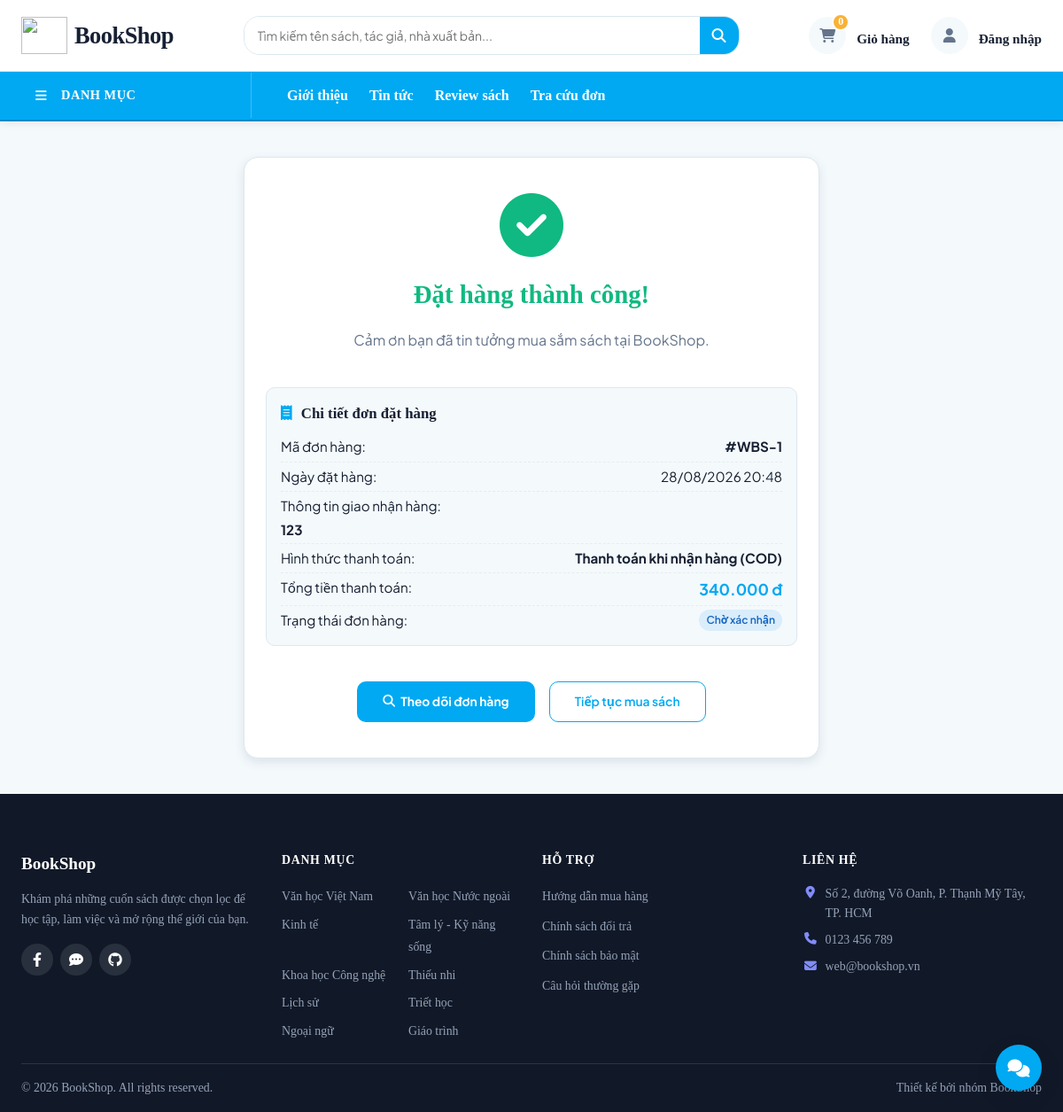
/cart/success.php?id=1, run on the app's committed database.
### tables this page shows
CREATE TABLE `payment` (
  `PaymentID` int(11) NOT NULL AUTO_INCREMENT,
  `OrderID` int(11) DEFAULT NULL,
  `PaymentMethod` varchar(50) NOT NULL,
  `PaymentStatus` enum('Pending','Completed','Failed','Refunded') DEFAULT 'Pending',
  `PaymentDate` datetime DEFAULT NULL,
  PRIMARY KEY (`PaymentID`),
  KEY `fk_payment_order` (`OrderID`),
  CONSTRAINT `fk_payment_order` FOREIGN KEY (`OrderID`) REFERENCES `order` (`OrderID`) ON DELETE CASCADE
);

CREATE TABLE `order` (
  `OrderID` int(11) NOT NULL AUTO_INCREMENT,
  `CustomerID` int(11) DEFAULT NULL,
  `EmployeeID` int(11) DEFAULT NULL,
  `VoucherID` int(11) DEFAULT NULL,
  `OrderDate` datetime DEFAULT current_timestamp(),
  `ShippingAddress` text NOT NULL,
  `OrderStatus` enum('Pending','Processing','Shipped','Delivered','Cancelled') DEFAULT 'Pending',
  `TotalAmount` decimal(15,2) NOT NULL,
  `Note` text DEFAULT NULL,
  PRIMARY KEY (`OrderID`),
  KEY `fk_order_user` (`CustomerID`),
  KEY `fk_order_voucher` (`VoucherID`),
  KEY `fk_order_employee` (`EmployeeID`),
  CONSTRAINT `fk_order_employee` FOREIGN KEY (`EmployeeID`) REFERENCES `user` (`CustomerID`) ON DELETE SET NULL,
  CONSTRAINT `fk_order_user` FOREIGN KEY (`CustomerID`) REFERENCES `user` (`CustomerID`) ON DELETE CASCADE,
  CONSTRAINT `fk_order_voucher` FOREIGN KEY (`VoucherID`) REFERENCES `voucher` (`VoucherID`) ON DELETE SET NULL
);

CREATE TABLE `category` (
  `CategoryID` int(11) NOT NULL AUTO_INCREMENT,
  `CategoryName` varchar(100) NOT NULL,
  `Description` text DEFAULT NULL,
  PRIMARY KEY (`CategoryID`)
);

### config/db.php (called while the page is built, shortened)
<?php
if (!function_exists('url')) {
    function url($path = '')
    {
        return '/BookShop/' . ltrim($path, '/');
    }
}
?>

### cart/success.php (the view, shortened to what this page needs)
<?php
require_once '../config/db.php';
$orderId = isset($_GET['id']) ? intval($_GET['id']) : 0;
$stmt = $conn->prepare("
    SELECT o.OrderID, o.OrderDate, o.ShippingAddress, o.TotalAmount, o.OrderStatus, p.PaymentMethod
    FROM `order` o
    LEFT JOIN `payment` p ON o.OrderID = p.OrderID
    WHERE o.OrderID = ?
");
$stmt->bind_param("i", $orderId);
$stmt->execute();
$result = $stmt->get_result();
$order = $result->fetch_assoc();
include '../includes/header.php';
?>
<main class="order-container">
    <div class="success-card">
        <i class="fa-solid fa-circle-check success-icon"></i>
        <h1 class="success-title">Đặt hàng thành công!</h1>
        <p class="success-info">Cảm ơn bạn đã tin tưởng mua sắm sách tại BookShop.</p>
        <div class="success-details">
            <h3 style="margin-top: 0; margin-bottom: 12px; color: var(--color-text); font-size: 1.05rem;"><i class="fa-solid fa-receipt" style="margin-right: 6px; color: var(--color-primary);"></i> Chi tiết đơn đặt hàng</h3>
            <div class="success-row">
                <span>Mã đơn hàng:</span>
                <strong>#WBS-<?= $order['OrderID'] ?></strong>
            </div>
            <div class="success-row">
                <span>Ngày đặt hàng:</span>
                <span><?= date('d/m/Y H:i', strtotime($order['OrderDate'])) ?></span>
            </div>
            <div class="success-row" style="flex-direction: column; align-items: flex-start; gap: 4px;">
                <span>Thông tin giao nhận hàng:</span>
                <span style="font-weight: bold; line-height: 1.4; color: var(--color-text);"><?= htmlspecialchars($order['ShippingAddress']) ?></span>
            </div>
            <div class="success-row">
                <span>Hình thức thanh toán:</span>
                <strong><?= $order['PaymentMethod'] === 'VNPAY' ? 'Thanh toán trực tuyến VNPAY' : 'Thanh toán khi nhận hàng (COD)' ?></strong>
            </div>
            <div class="success-row">
                <span>Tổng tiền thanh toán:</span>
                <strong style="color: var(--color-accent); font-size: 1.1rem;"><?= number_format($order['TotalAmount'], 0, ',', '.') ?> đ</strong>
            </div>
            <div class="success-row">
                <span>Trạng thái đơn hàng:</span>
                <span class="badge badge--info"><?= $order['OrderStatus'] === 'Pending' ? 'Chờ xác nhận' : 'Đang xử lý' ?></span>
            </div>
        </div>
        <div style="display: flex; gap: var(--spacing-md); justify-content: center;">
            <a href="<?= url('cart/detail.php?id=' . $order['OrderID']) ?>" class="btn btn--primary" style="padding: 12px 28px; font-weight: bold; text-decoration: none; display: inline-flex; align-items: center; gap: 6px;">
                <i class="fa-solid fa-magnifying-glass"></i> Theo dõi đơn hàng
            </a>
            <a href="<?= url('trangchu/index.php') ?>" class="btn btn--outline" style="padding: 12px 28px; text-decoration: none;">
                Tiếp tục mua sách
            </a>
        </div>
    </div>
</main>
<?php include '../includes/footer.php'; ?>
</body>
</html>

### includes/footer.php (shortened to what this page needs)
<?php
$footer_categories = [];
if (isset($global_categories) && is_array($global_categories)) {
    $footer_categories = $global_categories;
}
?>
<footer class="footer">
    <div class="footer__grid">
        <div>
            <div class="footer__brand">BookShop</div>
            <p class="footer__desc">Khám phá những cuốn sách được chọn lọc để học tập, làm việc và mở rộng thế giới của bạn.
            </p>
            <div class="footer__social">
                <a href="#" class="footer__social-link" aria-label="Facebook chưa cấu hình liên kết">
                    <i class="fa-brands fa-facebook-f" aria-hidden="true"></i>
                </a>
                <a href="#" class="footer__social-link" aria-label="Zalo chưa cấu hình liên kết">
                    <i class="fa-solid fa-comment-dots" aria-hidden="true"></i>
                </a>
                <a href="#" class="footer__social-link" aria-label="GitHub chưa cấu hình liên kết">
                    <i class="fa-brands fa-github" aria-hidden="true"></i>
                </a>
            </div>
        </div>
        <div>
            <div class="footer__title">Danh mục</div>
            <ul class="footer__links footer__category-links">
                <?php foreach ($footer_categories as $category): ?>
                    <li>
                        <a href="<?= url('trangchu/category.php?id=' . (int) $category['CategoryID']) ?>" class="footer__link">
                            <?= htmlspecialchars($category['CategoryName']) ?>
                        </a>
                    </li>
                <?php endforeach; ?>
            </ul>
        </div>
        <div>
            <div class="footer__title">Hỗ trợ</div>
            <ul class="footer__links">
                <li><a href="#" class="footer__link">Hướng dẫn mua hàng</a></li>
                <li><a href="#" class="footer__link">Chính sách đổi trả</a></li>
                <li><a href="#" class="footer__link">Chính sách bảo mật</a></li>
                <li><a href="#" class="footer__link">Câu hỏi thường gặp</a></li>
            </ul>
        </div>
        <div>
            <div class="footer__title">Liên hệ</div>
            <ul class="footer__contact-list">
                <li class="footer__contact-item">
                    <i class="fa-solid fa-location-dot footer__contact-icon" aria-hidden="true"></i>
                    <span>Số 2, đường Võ Oanh, P. Thạnh Mỹ Tây, TP. HCM</span>
                </li>
                <li class="footer__contact-item">
                    <i class="fa-solid fa-phone footer__contact-icon" aria-hidden="true"></i>
                    <a class="footer__contact-link" href="tel:0909123456">0123 456 789</a>
                </li>
                <li class="footer__contact-item">
                    <i class="fa-solid fa-envelope footer__contact-icon" aria-hidden="true"></i>
                    <a class="footer__contact-link" href="mailto:hello@bookshop.vn">web@bookshop.vn</a>
                </li>
            </ul>
        </div>
    </div>
    <div class="footer__bottom">
        <span>© <?= date('Y') ?> BookShop. All rights reserved.</span>
        <span>Thiết kế bởi nhóm BookShop</span>
    </div>
</footer><div class="bookshop-chatbot" data-chatbot><button type="button" class="bookshop-chatbot__toggle" data-chatbot-toggle aria-expanded="false" aria-controls="bookshop-chatbot-panel" aria-label="Mở hỗ trợ BookShop"><i class="fa-solid fa-comments" aria-hidden="true"></i></button></div>

### assets/css/variables.css (style rules this page uses)
:root { --navbar-bg: #ffffff; --navbar-text: #172033; --navbar-muted: #64748b; --navbar-border: #dce8ef; --navbar-icon-bg: #f4f9fc; --navbar-focus: rgb(0, 169, 242); --navbar-hover: rgb(0, 135, 195); --footer-bg: #111827; --footer-text: #cbd5e1; --footer-muted: #94a3b8; --footer-border: rgba(255, 255, 255, 0.12); --footer-link-hover: #818cf8; --color-primary-dark: #172033; --color-primary: rgb(0, 169, 242); --color-primary-hover: rgb(0, 135, 195); --color-secondary: #f9b234; --color-accent: rgb(0, 169, 242); --color-accent-dark: rgb(0, 135, 195); --color-background: #f4f9fc; --color-surface: #ffffff; --color-border: #dce8ef; --color-text: #172033; --color-text-light: #64748b; --color-success: #10b981; --color-error: #ef4444; --color-warning: #f59e0b; --color-info: rgb(0, 169, 242); --font-family-base: 'Plus Jakarta Sans', 'Segoe UI', Roboto, Helvetica, Arial, sans-serif; --font-size-base: 16px; --font-size-xxs: 0.733rem; --font-size-sm: 0.866rem; --font-size-md: 1rem; --font-size-lg: 1.2rem; --font-size-xl: 1.466rem; --font-size-xxl: 1.866rem; --font-size-3xl: 2.4rem; --font-weight-normal: 400; --font-weight-medium: 500; --font-weight-bold: 600; --font-weight-extra-bold: 700; --line-height-base: 1.6; --spacing-xxs: 2px; --spacing-xs: 4px; --spacing-sm: 8px; --spacing-md: 16px; --spacing-lg: 24px; --spacing-xl: 40px; --spacing-xxl: 64px; --border-radius-sm: 6px; --border-radius: 10px; --border-radius-lg: 16px; --border-width: 1px; --box-shadow-sm: 0 1px 3px rgba(44, 62, 80, 0.08); --box-shadow-md: 0 4px 12px rgba(44, 62, 80, 0.12); --box-shadow-lg: 0 8px 24px rgba(44, 62, 80, 0.16); --transition-fast: 0.15s cubic-bezier(0.4, 0, 0.2, 1); --transition-base: 0.3s cubic-bezier(0.4, 0, 0.2, 1); --transition-slow: 0.5s cubic-bezier(0.4, 0, 0.2, 1); }
html, body { margin: 0; padding: 0; color: var(--color-text); background-color: var(--color-background); font-family: var(--font-family-base); font-size: var(--font-size-base); font-weight: var(--font-weight-normal); line-height: var(--line-height-base); }
button, input, select, textarea { font: inherit; }
.order-container h1, .order-container h2, .order-container h3 { font-family: "Times New Roman", Times, serif; }
*, *::before, *::after { box-sizing: border-box; }

### assets/css/components/button.css (style rules this page uses)
.btn { display: inline-flex; align-items: center; justify-content: center; gap: var(--spacing-sm); padding: var(--spacing-sm) var(--spacing-md); font-family: var(--font-family-base); font-size: var(--font-size-sm); font-weight: var(--font-weight-bold); line-height: 1.4; text-decoration: none; white-space: nowrap; border: var(--border-width) solid transparent; border-radius: var(--border-radius); cursor: pointer; transition: background-color var(--transition-fast), color var(--transition-fast), border-color var(--transition-fast), box-shadow var(--transition-fast), transform var(--transition-fast); min-height: 42px; }
.btn--primary { background-color: var(--color-primary); color: var(--color-surface); }
.btn--outline { background-color: transparent; color: var(--color-primary); border-color: var(--color-primary); }

### assets/css/components/badge.css (style rules this page uses)
.badge { display: inline-flex; align-items: center; gap: var(--spacing-xs); padding: var(--spacing-xxs) var(--spacing-sm); font-size: 0.75rem; font-weight: var(--font-weight-bold); line-height: 1.4; border-radius: 999px; white-space: nowrap; }
.badge--info { background-color: rgba(33, 150, 243, 0.12); color: #1565c0; }

### assets/css/cart.css (style rules this page uses)
.order-container { max-width: 1200px; margin: var(--spacing-lg) auto var(--spacing-xl); padding: 0 var(--spacing-md); box-sizing: border-box; }

### includes/footer.php (style rules this page uses)
.bookshop-chatbot { position:fixed;right:24px;bottom:24px;z-index:1000;font-family:var(--font-family-base) }
.bookshop-chatbot__toggle { width:52px;height:52px;border:0;border-radius:50%;background:var(--color-primary);color:#fff;box-shadow:0 8px 22px rgba(15,23,42,.2);cursor:pointer;font-size:20px }

### data on the page
payment: OrderID.OrderID "1", OrderID.OrderDate "28/08/2026 20:48", OrderID.ShippingAddress "123", OrderID.TotalAmount "340.000"
category: CategoryName "Văn học Việt Nam"
category: CategoryName "Văn học Nước ngoài"
category: CategoryName "Kinh tế"
category: CategoryName "Tâm lý - Kỹ năng sống"
category: CategoryName "Khoa học Công nghệ"
category: CategoryName "Thiếu nhi"
category: CategoryName "Lịch sử"
category: CategoryName "Triết học"
category: CategoryName "Ngoại ngữ"
category: CategoryName "Giáo trình"

### other printed values
array_sum($_SESSION['cart'] ?? []) "0"
